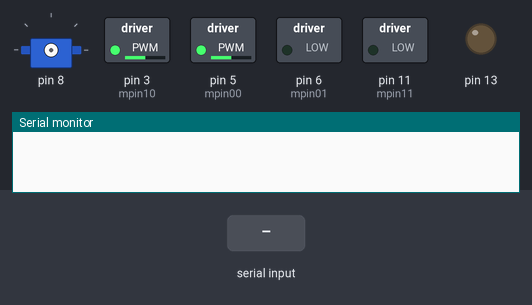
Recording of a sketch running on a simulated Arduino Uno, built with avr-gcc and run on an emulated ATmega328P. On the bench: servo, switched loads named in the sketch (green lamp = pin HIGH), output pins drawn as LEDs (lit = HIGH), the last lines printed to the serial monitor. The test bench sets the inputs (shaded band).

Above: at 1.2 s.
1.3 s: byte 90 received over Serial
At 3.3 s:
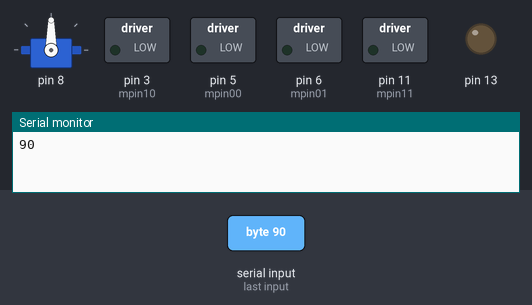
4.3 s: byte 30 received over Serial
At 5.6 s:
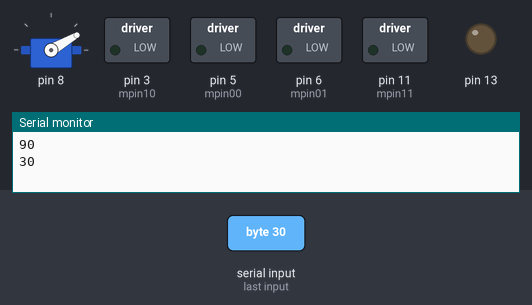
7.3 s: byte 120 received over Serial
At 8.8 s:
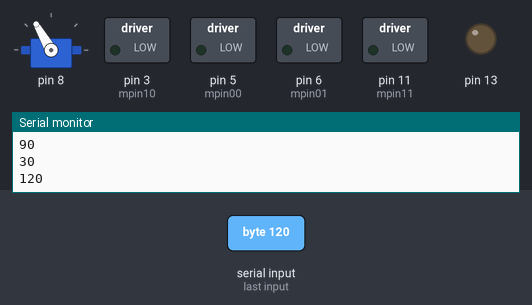
Timing chart, 0 to 16.3 s (numbered marks = the images above; inputs shaded):
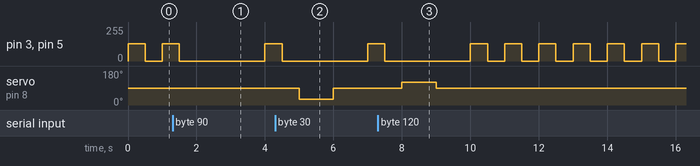

The sketch:

robo.ino
```cpp
#include <Servo.h>
// Pins of motor 1
#define mpin00 5
#define mpin01 6
// Pins of motor 2
#define mpin10 3
#define mpin11 11
Servo srv;
bool motorsStarted;
int angle;
void setup() {
 // configuration of motor pins as output, initially 0
    digitalWrite(mpin00, 0);
    digitalWrite(mpin01, 0);
    digitalWrite(mpin10, 0);
    digitalWrite(mpin11, 0);
    pinMode (mpin00, OUTPUT);
    pinMode (mpin01, OUTPUT);
    pinMode (mpin10, OUTPUT);
    pinMode (mpin11, OUTPUT);
    motorsStarted = false;
 // LED pin
    pinMode(13, OUTPUT);
  Serial.begin(9600); // implicit serial frame formats
  angle = 90;
}


// Function to control a motor
// Input: pins m1 and m2, direction and speed
void StartMotor (int m1, int m2, int forward, int speed)
{
    if (speed==0) // stop
    {
      digitalWrite(m1, 0);
      digitalWrite(m2, 0);
    }
    else
    {
      if (forward)
      {
        digitalWrite(m2, 0);
        analogWrite (m1, speed); // use PWM
      }
      else
      {
        digitalWrite(m1, 0);
        analogWrite(m2, speed);
      }
    }
    motorsStarted = true;
}

// Safety function
// Commands motors to stop, then delays
void delayStopped(int ms)
{
    StartMotor (mpin00, mpin01, 0, 0);
    StartMotor (mpin10, mpin11, 0, 0);
    delay(ms);
}


//---- servo specific angle


// Use of servo
// Set three angles
// When finished, the servo remains in the middle (90 degrees)
void playWithServo(int pin)
{

        angle = Serial.read();

    srv.attach(pin);
    srv.write(angle);//(int)angle
    Serial.println(angle);
    delay(1000);
    srv.write(90);
    delay(1000);
    srv.detach();
}


void loop() {
//// Start the servo motor
if (Serial.available()) {
    playWithServo(8);
}
// Now start the DC motors

    StartMotor (mpin00, mpin01, 1, 128);
    StartMotor (mpin10, mpin11, 1, 128);
    delay (500); // How long the motors are on
    delayStopped(500); // How long the motors are off
//
//    StartMotor (mpin00, mpin01, 1, 50);
//    StartMotor (mpin10, mpin11, 1, 50);

//    delay (500);
//    delayStopped(500);
//    StartMotor (mpin00, mpin01, 0, 128);
//    StartMotor (mpin10, mpin11, 1, 128);
//
//    delay (500);
//    delayStopped(500);
//
//    StartMotor (mpin00, mpin01, 1, 128);
//    StartMotor (mpin10, mpin11, 0, 128);
//
//    delay (500);
//    delayStopped(500);

}
```

Measured:
- after the input at 4.3 s, servo on pin 8: 90° → 30° after 0.70 s, → 90° 1.0 s later
- after the input at 7.3 s, servo on pin 8: 90° → 120° after 0.70 s, → 90° 1.0 s later
- by itself, pin 3 (mpin10), pin 5 (mpin00): repeats every 1.0 s: 128/255 0.50 s, 0/255 0.50 s
